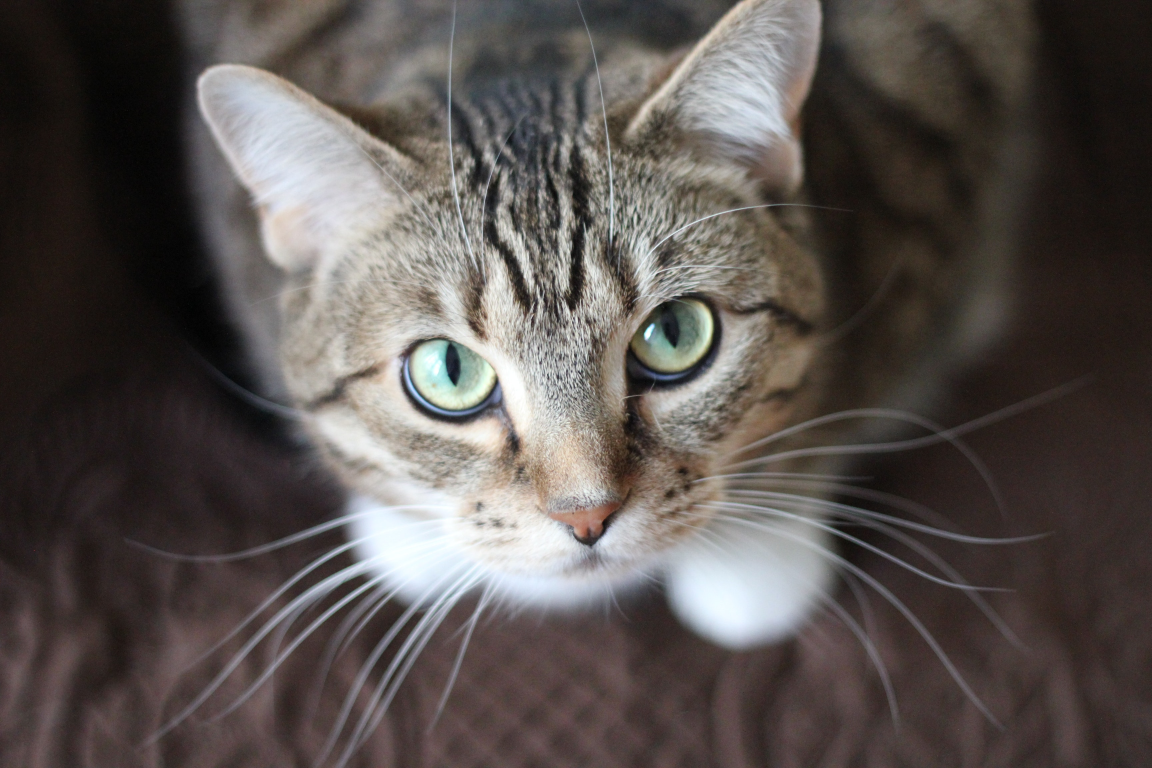
#> input picture Photos/2.jpg, 3456 x 2304 px (shown at 1/3 size)
$ python transformations.py
#> lines starting #> are read from the running program, lines starting #| are printed output that depends on the picture
import cv2 as cv
import numpy as np

img = cv.imread('Photos/2.jpg')
#> img is the input picture: shape (2304, 3456, 3); mean B, G, R 79.2, 82.2, 88.9
cv.imshow('Park', img)

# Translation

#x and y


def translate(img, x, y):
#> called with x = 100, y = 100
    transMat = np.float32([[1, 0, x], [0, 1, y]])
    dimensions = (img.shape[1], img.shape[0])
#> dimensions = (3456, 2304)
    return cv.warpAffine(img, transMat, dimensions)
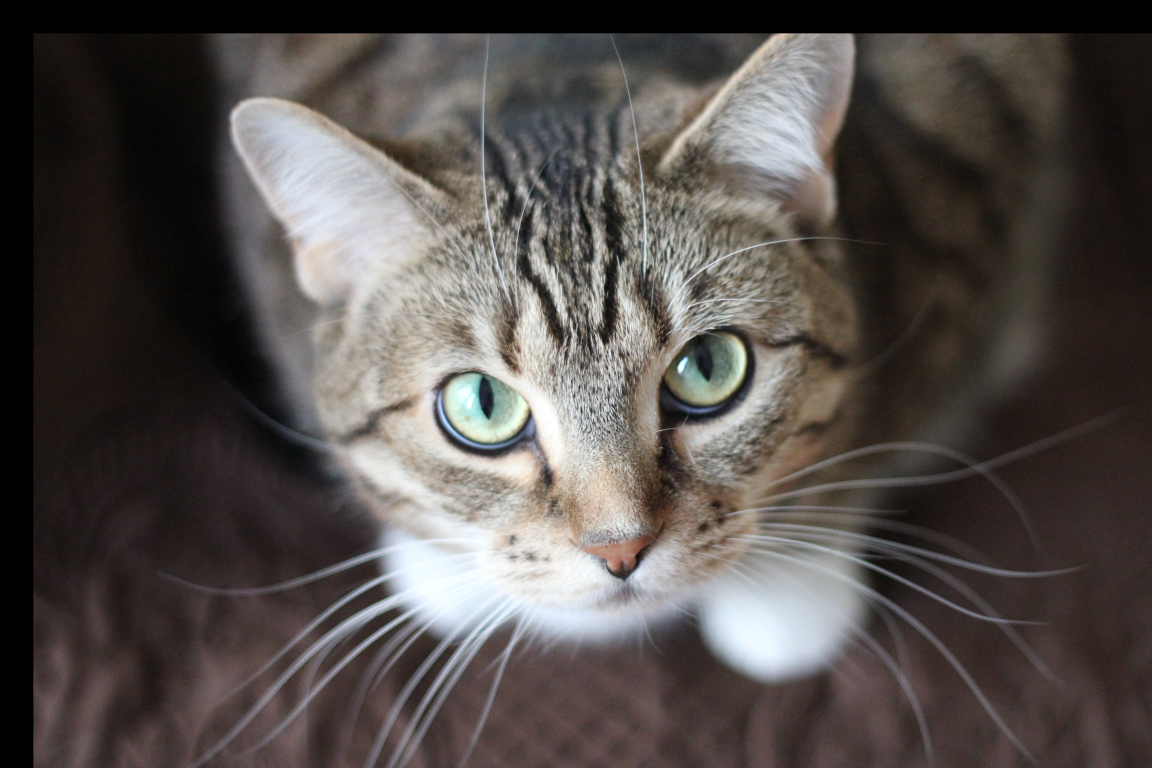
#> returned value: shape (2304, 3456, 3) (shown at 1/3 size); mean of channels 0, 1, 2 75.7, 78.6, 84.4; drawn as B, G, R


translated = translate(img, 100, 100)
cv.imshow('Translated', translated)

# Rotation


def rotate(img, angle, rotPoint=None):
#> called with angle = 45
    height, width = img.shape[:2]
#> height = 2304; width = 3456

    if rotPoint is None:
        rotPoint = (width//2, height//2)
#> rotPoint = (1728, 1152)

    rotMat =cv.getRotationMatrix2D(rotPoint,angle,1.0)
    dimensions=(width,height)
#> dimensions = (3456, 2304)
    return cv.warpAffine(img,rotMat,dimensions)
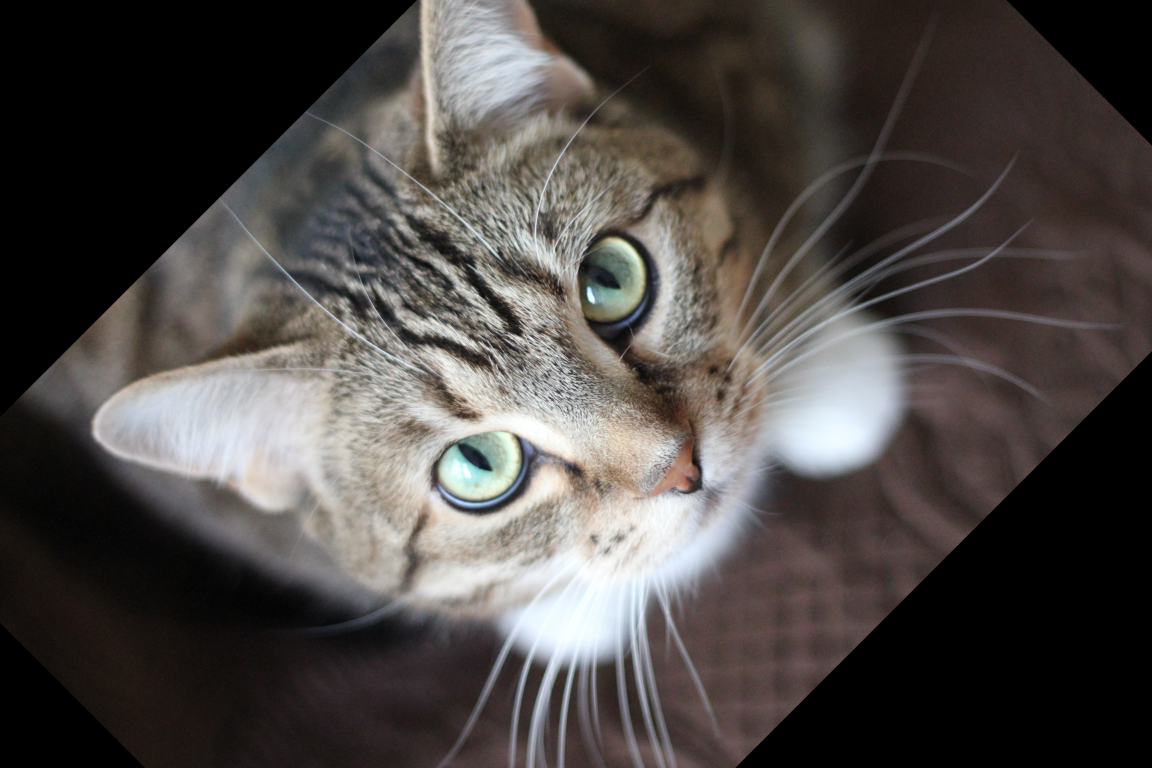
#> returned value: shape (2304, 3456, 3) (shown at 1/3 size); mean of channels 0, 1, 2 69.7, 72.1, 76.8; drawn as B, G, R

rotated =rotate(img,45)
cv.imshow('Rotated',rotated)

rotated1 = rotate(img, -90)
#> call 2 of rotate, with angle = -90
#> in rotate (call 2), `return cv.warpAffine(img,rotMat,dimensions)`:
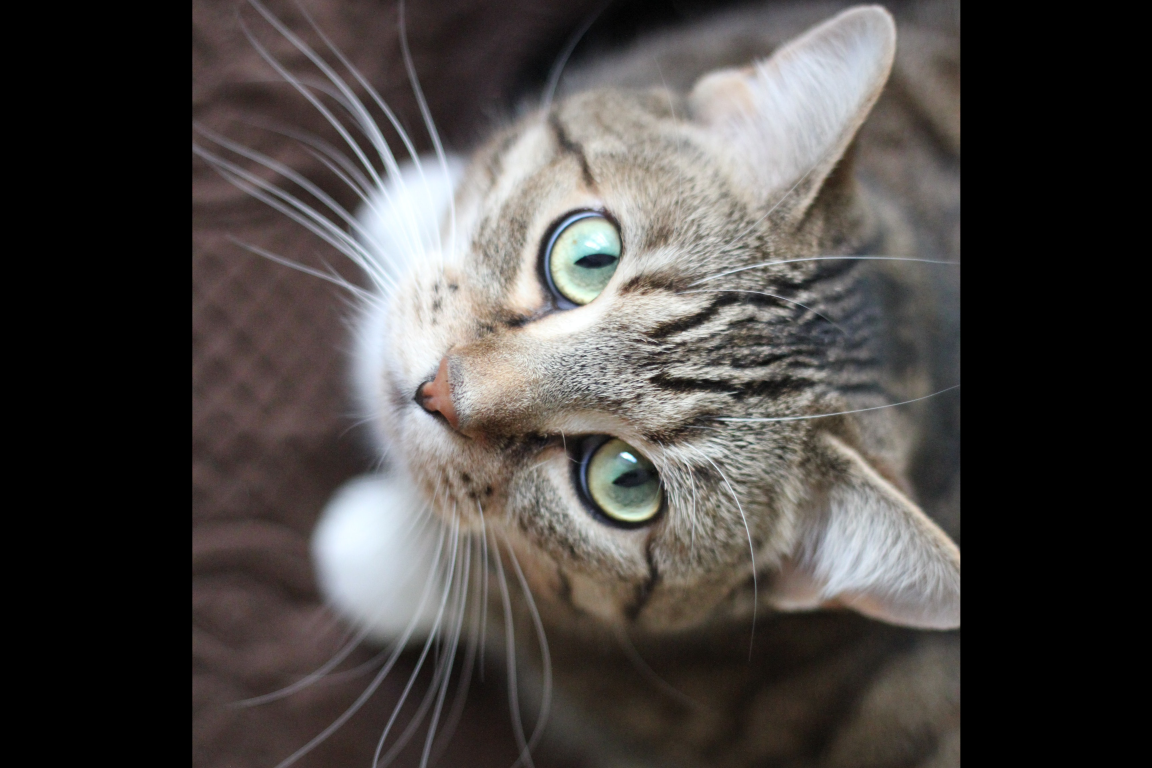
#> returned value: shape (2304, 3456, 3) (shown at 1/3 size); mean of channels 0, 1, 2 68.6, 70.8, 74.8; drawn as B, G, R
cv.imshow('Rotated1', rotated1)

#Resizing
resized=cv.resize(img,(500,500),interpolation=cv.INTER_AREA)
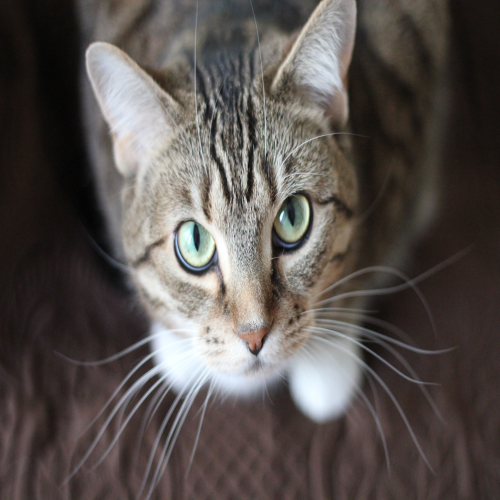
#> resized: shape (500, 500, 3); mean B, G, R 79.2, 82.2, 88.9
cv.imshow('Resized',resized)

#Flipping
flipped=cv.flip(img,1)
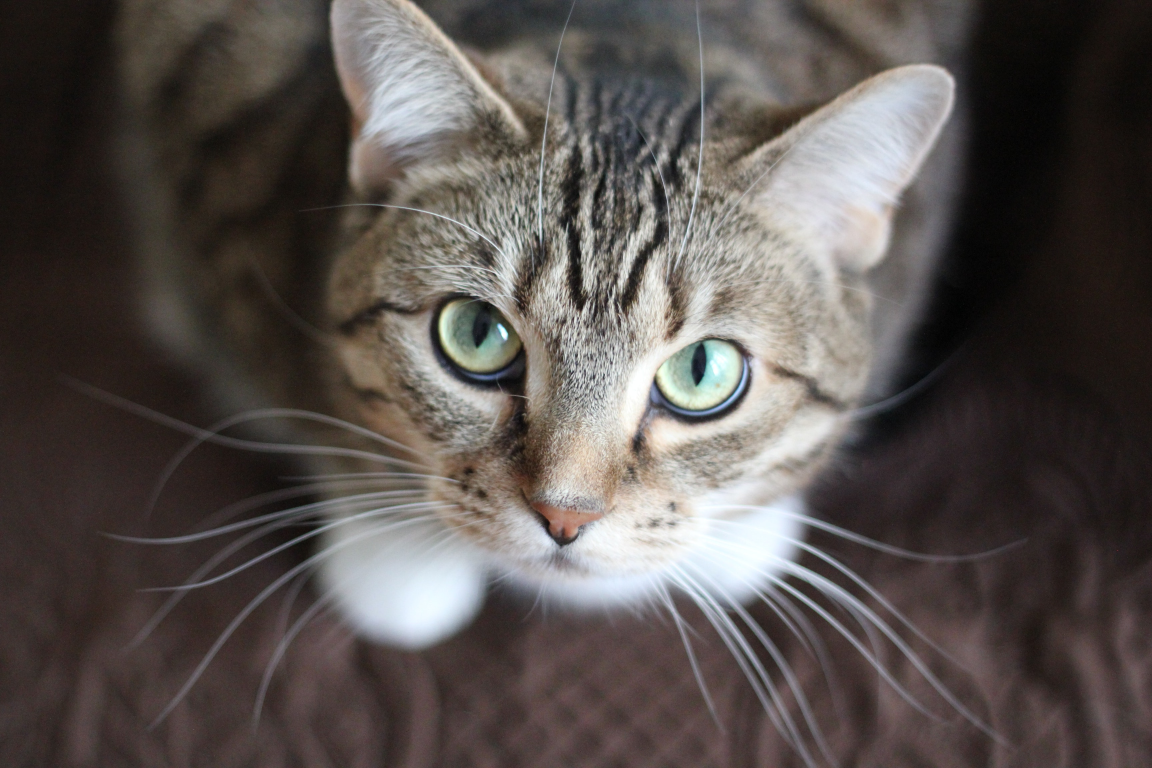
#> flipped: shape (2304, 3456, 3) (shown at 1/3 size); mean B, G, R 79.2, 82.2, 88.9
cv.imshow('Flip',flipped)

#Cropping
cropped=img[200:400,300:400]
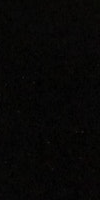
#> cropped: shape (200, 100, 3); mean B, G, R 6, 6.9, 7.3
cv.imshow('Cropping',cropped)

cv.waitKey(0)

$ run again, with Photos/1.jpg copied over Photos/2.jpg
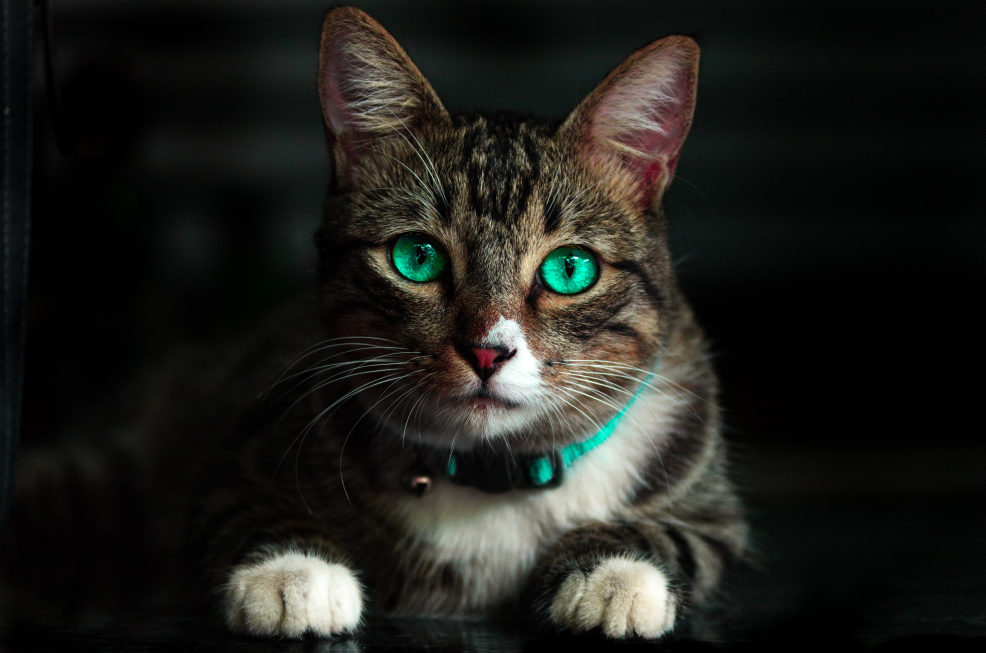
#> input picture Photos/1.jpg, 4928 x 3264 px (shown at 1/5 size)
#> img is the input picture: shape (3264, 4928, 3); mean B, G, R 27.9, 32, 31.8
#> `resized=cv.resize(img,(500,500),interpolation=cv.INTER_AREA)`:
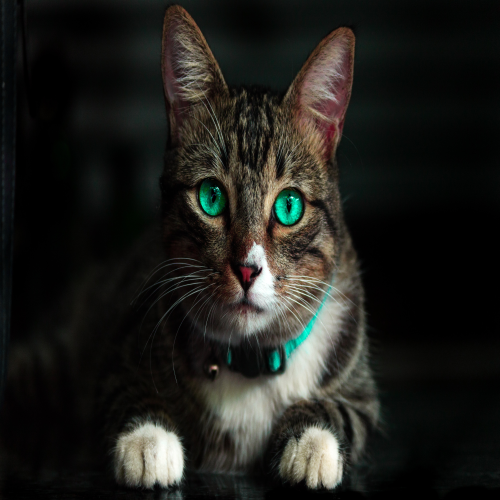
#> resized: shape (500, 500, 3); mean B, G, R 27.9, 32, 31.8
#> `flipped=cv.flip(img,1)`:
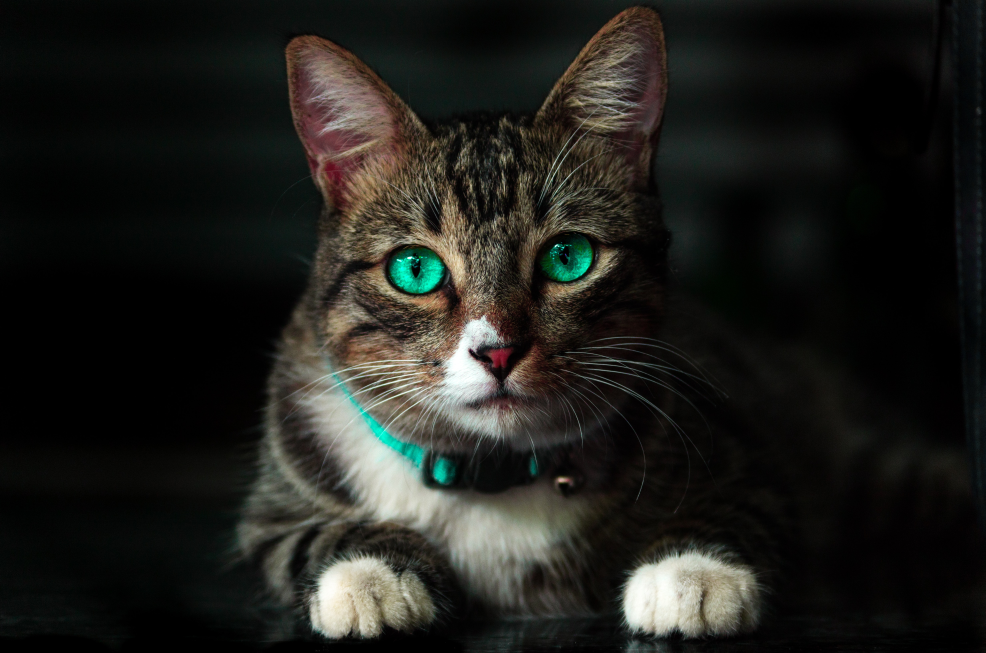
#> flipped: shape (3264, 4928, 3) (shown at 1/5 size); mean B, G, R 27.9, 32, 31.8

$ run again, with Photos/3.jpg copied over Photos/2.jpg
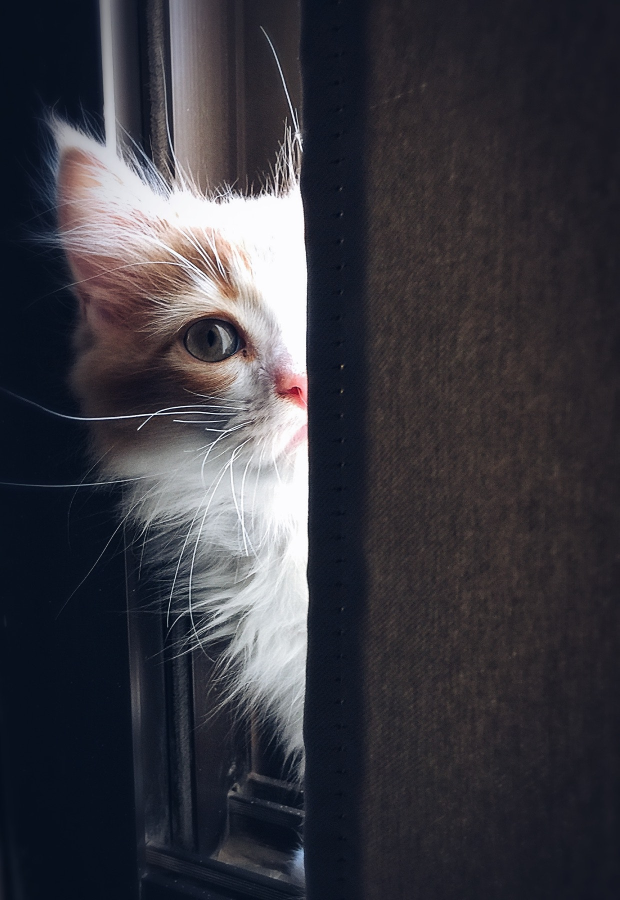
#> input picture Photos/3.jpg, 1239 x 1800 px (shown at 1/2 size)
#> img is the input picture: shape (1800, 1239, 3); mean B, G, R 64, 56.9, 57.8
#> `flipped=cv.flip(img,1)`:
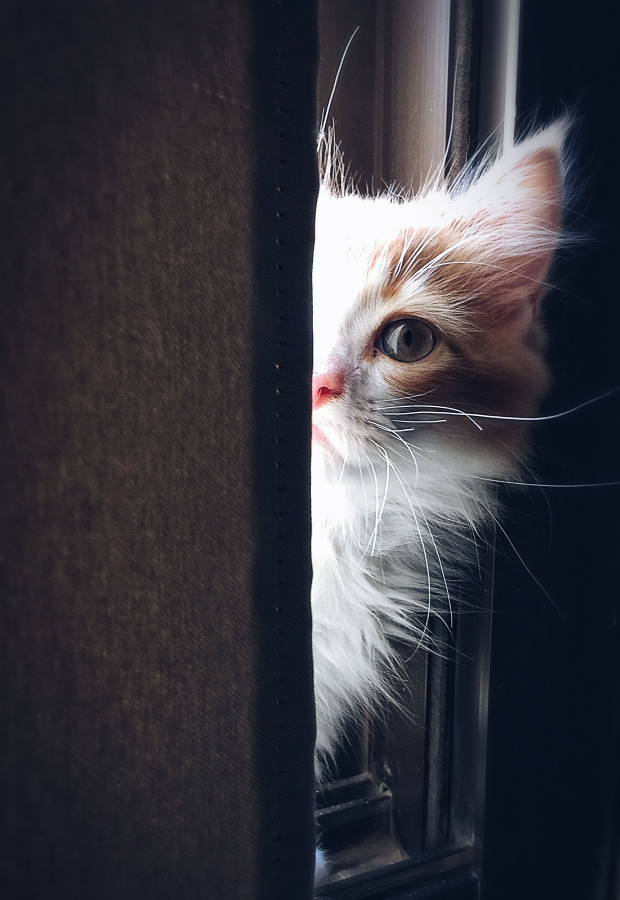
#> flipped: shape (1800, 1239, 3) (shown at 1/2 size); mean B, G, R 64, 56.9, 57.8
#> `cropped=img[200:400,300:400]`:
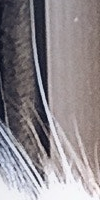
#> cropped: shape (200, 100, 3); mean B, G, R 138.1, 134.1, 140.4

$ run again, with Photos/4.jpg copied over Photos/2.jpg
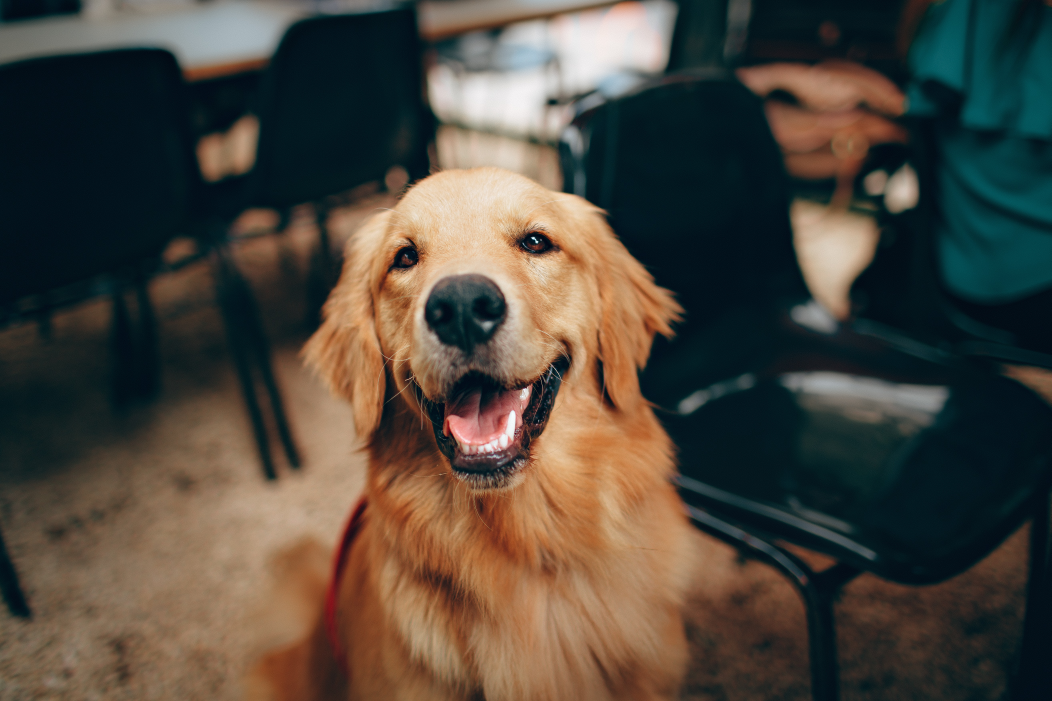
#> input picture Photos/4.jpg, 5257 x 3505 px (shown at 1/5 size)
#> img is the input picture: shape (3505, 5257, 3); mean B, G, R 62, 71.4, 78
#> `flipped=cv.flip(img,1)`:
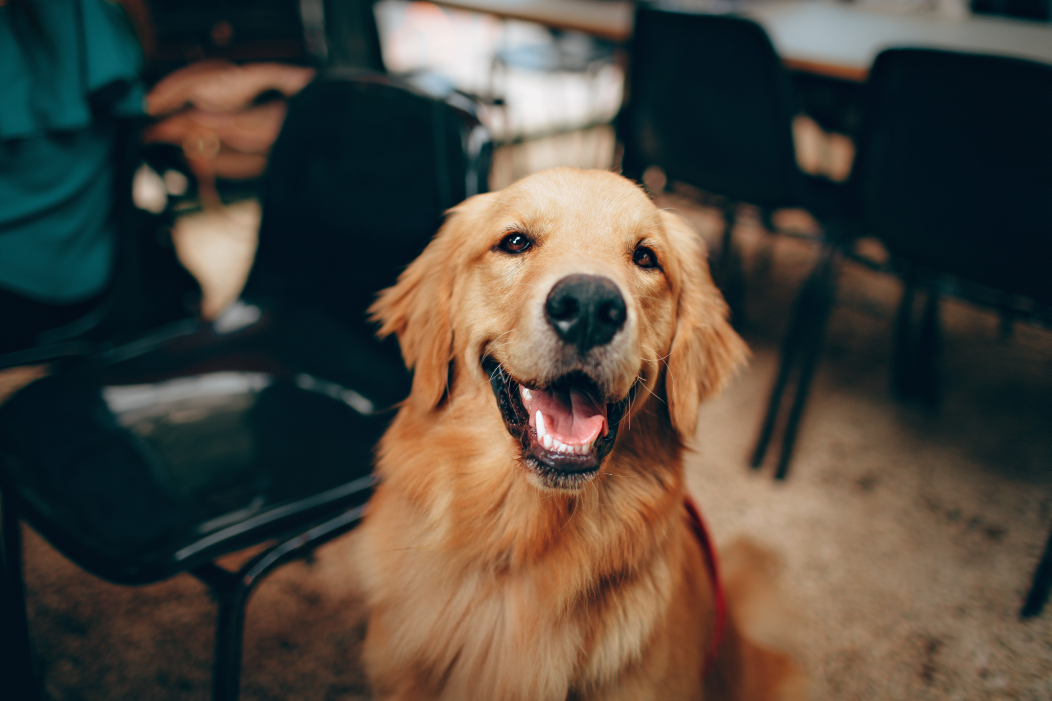
#> flipped: shape (3505, 5257, 3) (shown at 1/5 size); mean B, G, R 62, 71.4, 78
#> `cropped=img[200:400,300:400]`:
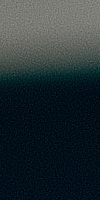
#> cropped: shape (200, 100, 3); mean B, G, R 52.3, 48.8, 37.9
